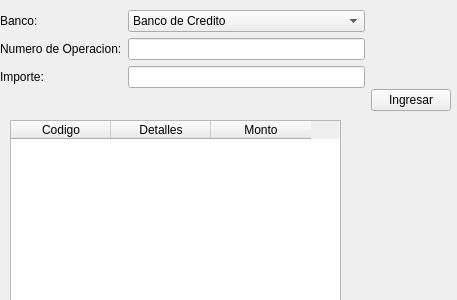
<?xml version="1.0" encoding="UTF-8"?>
<ui version="4.0">
 <class>Form</class>
 <widget class="QWidget" name="Form">
  <property name="geometry">
   <rect>
    <x>0</x>
    <y>0</y>
    <width>457</width>
    <height>300</height>
   </rect>
  </property>
  <property name="windowTitle">
   <string>Ingresos por Voucher</string>
  </property>
  <widget class="QTableWidget" name="tableWidget">
   <property name="geometry">
    <rect>
     <x>10</x>
     <y>120</y>
     <width>331</width>
     <height>192</height>
    </rect>
   </property>
   <column>
    <property name="text">
     <string>Codigo</string>
    </property>
   </column>
   <column>
    <property name="text">
     <string>Detalles</string>
    </property>
   </column>
   <column>
    <property name="text">
     <string>Monto</string>
    </property>
   </column>
  </widget>
  <widget class="QWidget" name="horizontalLayoutWidget">
   <property name="geometry">
    <rect>
     <x>0</x>
     <y>10</y>
     <width>451</width>
     <height>101</height>
    </rect>
   </property>
   <layout class="QHBoxLayout" name="horizontalLayout">
    <item>
     <layout class="QFormLayout" name="formLayout">
      <item row="1" column="0">
       <widget class="QLabel" name="label_2">
        <property name="text">
         <string>Numero de Operacion:</string>
        </property>
       </widget>
      </item>
      <item row="1" column="1">
       <widget class="QLineEdit" name="lineEdit_2"/>
      </item>
      <item row="2" column="0">
       <widget class="QLabel" name="label_3">
        <property name="text">
         <string>Importe:</string>
        </property>
       </widget>
      </item>
      <item row="2" column="1">
       <widget class="QLineEdit" name="lineEdit_3"/>
      </item>
      <item row="0" column="0">
       <widget class="QLabel" name="label">
        <property name="text">
         <string>Banco:</string>
        </property>
       </widget>
      </item>
      <item row="0" column="1">
       <widget class="QComboBox" name="comboBox">
        <item>
         <property name="text">
          <string>Banco de Credito</string>
         </property>
        </item>
        <item>
         <property name="text">
          <string>BBVA</string>
         </property>
        </item>
        <item>
         <property name="text">
          <string>Scotiabank</string>
         </property>
        </item>
       </widget>
      </item>
     </layout>
    </item>
    <item>
     <layout class="QVBoxLayout" name="verticalLayout">
      <item>
       <spacer name="verticalSpacer">
        <property name="orientation">
         <enum>Qt::Vertical</enum>
        </property>
        <property name="sizeHint" stdset="0">
         <size>
          <width>20</width>
          <height>40</height>
         </size>
        </property>
       </spacer>
      </item>
      <item>
       <widget class="QPushButton" name="pushButton">
        <property name="text">
         <string>Ingresar</string>
        </property>
       </widget>
      </item>
     </layout>
    </item>
   </layout>
  </widget>
 </widget>
 <resources/>
 <connections>
  <connection>
   <sender>comboBox</sender>
   <signal>currentIndexChanged(QString)</signal>
   <receiver>lineEdit_2</receiver>
   <slot>setFocus()</slot>
   <hints>
    <hint type="sourcelabel">
     <x>261</x>
     <y>24</y>
    </hint>
    <hint type="destinationlabel">
     <x>261</x>
     <y>55</y>
    </hint>
   </hints>
  </connection>
  <connection>
   <sender>lineEdit_2</sender>
   <signal>returnPressed()</signal>
   <receiver>lineEdit_3</receiver>
   <slot>setFocus()</slot>
   <hints>
    <hint type="sourcelabel">
     <x>261</x>
     <y>55</y>
    </hint>
    <hint type="destinationlabel">
     <x>261</x>
     <y>86</y>
    </hint>
   </hints>
  </connection>
  <connection>
   <sender>lineEdit_3</sender>
   <signal>returnPressed()</signal>
   <receiver>pushButton</receiver>
   <slot>setFocus()</slot>
   <hints>
    <hint type="sourcelabel">
     <x>261</x>
     <y>86</y>
    </hint>
    <hint type="destinationlabel">
     <x>408</x>
     <y>96</y>
    </hint>
   </hints>
  </connection>
  <connection>
   <sender>pushButton</sender>
   <signal>clicked()</signal>
   <receiver>Form</receiver>
   <slot>enter_new_ticket()</slot>
   <hints>
    <hint type="sourcelabel">
     <x>408</x>
     <y>96</y>
    </hint>
    <hint type="destinationlabel">
     <x>228</x>
     <y>149</y>
    </hint>
   </hints>
  </connection>
 </connections>
 <slots>
  <slot>enter_new_ticket()</slot>
 </slots>
</ui>
